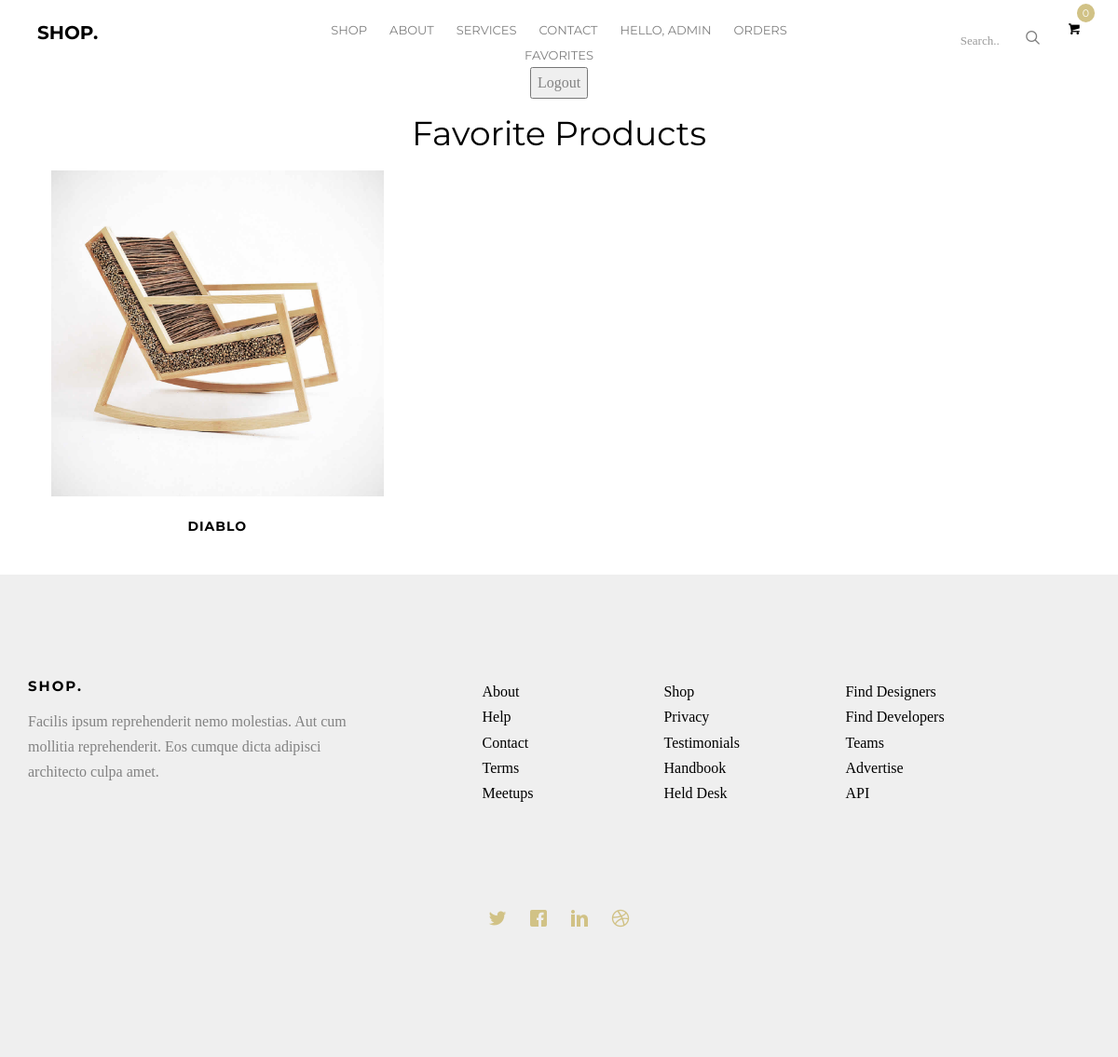
Page /products/favorite/ (signed in) on the earlier database version.
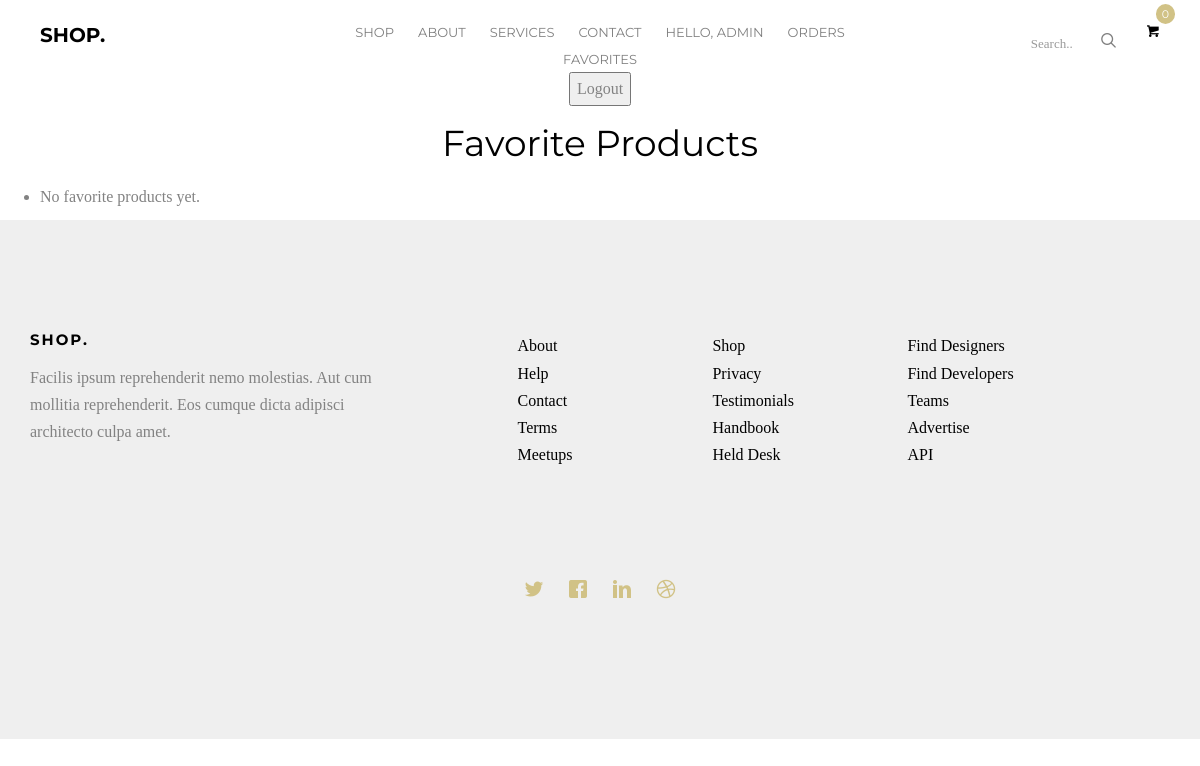
Same page on the later database version.
### goods/models.py (models this page shows, shortened)
class Favorite(models.Model):
    user = models.ForeignKey(User, on_delete=models.CASCADE)
    product = models.ForeignKey(Aproduct, on_delete=models.CASCADE)

class Aproduct(models.Model):
    title = models.CharField(max_length=200)
    price = models.FloatField()
    description = models.TextField()
    image = models.ForeignKey("main.Media", on_delete=models.CASCADE, related_name="product_image")
    specifications = RichTextField(blank=True)
    discount = models.DecimalField(default=0.00, max_digits=7, decimal_places=2, verbose_name='Discount %')
    slug = models.SlugField(max_length=200, unique=True, blank=True, null=True, verbose_name='URL')

### main/models.py (models this page shows, shortened)
class Media(models.Model):
    class FileType(models.TextChoices):
        IMAGE = 'image', _("Image")
        VIDEO = 'video', _("Video")
        DOCUMENT = 'document', _("document")
        GIF = 'gif', _("Gif")
        OTHER = 'other', _("Other")
    file = models.FileField(upload_to='media/',
                            verbose_name=_("File"),
                            validators=[FileExtensionValidator(allowed_extensions=['jpg', 'jpeg', 'png', 'mp4', 'avi',
                                                                                   'mov', 'gif', 'webp', 'pdf', 'doc',
                                                                                   'docx', 'mpeg'])])
    file_type = models.CharField(max_length=10, verbose_name=_("File Type"),
                                 choices=FileType.choices)
    class Meta:
        verbose_name = _("Media")
        verbose_name_plural = _("Media")

### goods/views.py (the view)
# urls.py: path('favorite/', views.favorite_page, name='favorite_page'),
@login_required
def favorite_page(request):
    favorites = Favorite.objects.filter(user=request.user)
    return render(request, 'goods/favorite_page.html', {'favorites': favorites})

### goods/templates/goods/favorite_page.html (shortened to what this page needs)
{% extends "base.html" %}
{% block content %}
<h1 class="text-center">Favorite Products</h1>
<ul>
    {% for favorite in favorites %}
    <div class="col-md-4 text-center animate-box">
        <div class="product">
            <div class="product-grid" style="background-image:url({{ favorite.product.image.file.url }});">
            </div>
            <div class="desc">
                <h3><a href="{% url 'product_detail' favorite.product.slug %}">{{ favorite.product.title.title }}</a></h3>
            </div>
        </div>
    </div>
    {% empty %}
        <li>No favorite products yet.</li>
    {% endfor %}
</ul>
{% endblock content %}

Differences in the rows shown:
no longer on this page (row edited): Favorite: product.image.file (picture), product "DIABLO"
Other differences:
text now shown: "No favorite products yet."
